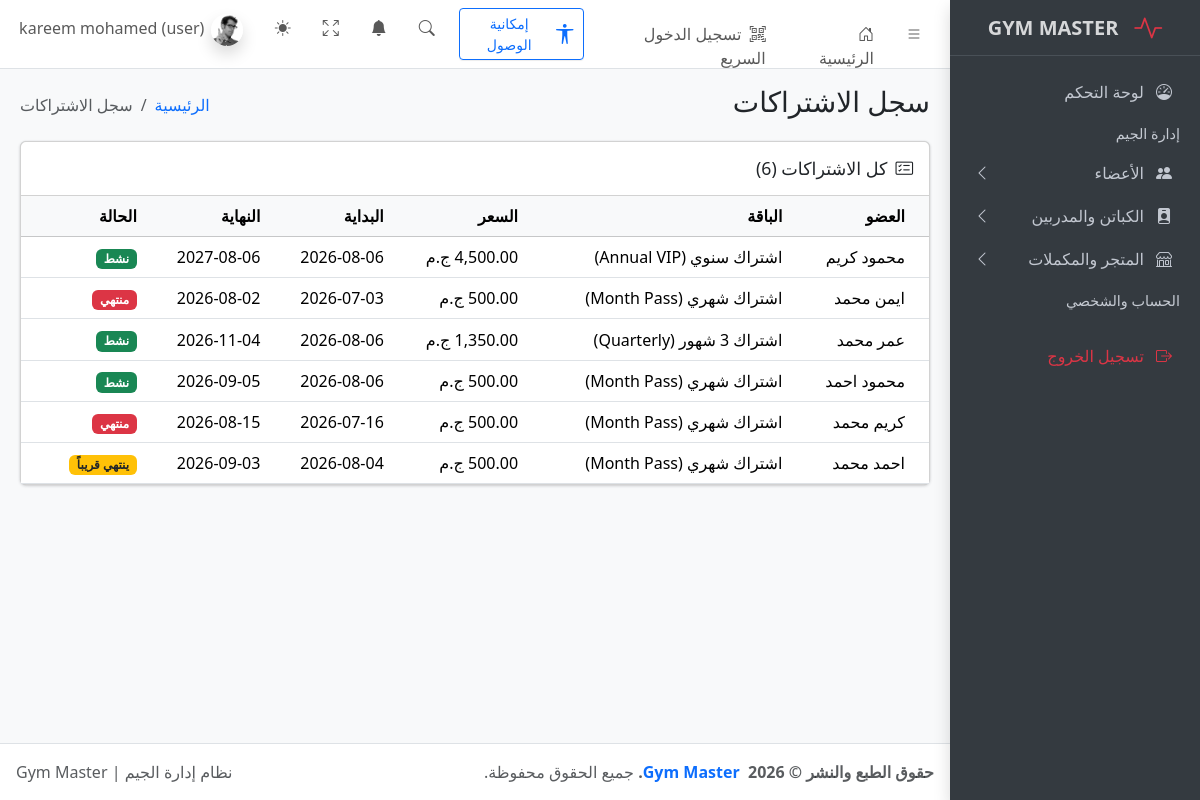
The page /subscriptions.php (signed in) on the database its author committed.
### tables this page shows
CREATE TABLE `subscriptions` (
  `id` int(11) NOT NULL,
  `member_id` int(11) NOT NULL,
  `package_id` int(11) NOT NULL,
  `start_date` date NOT NULL,
  `end_date` date NOT NULL,
  `created_at` timestamp NOT NULL DEFAULT current_timestamp(),
  `status` varchar(20) DEFAULT 'active'
);

CREATE TABLE `members` (
  `id` int(11) NOT NULL,
  `full_name` varchar(100) NOT NULL,
  `phone` varchar(20) NOT NULL,
  `email` varchar(150) DEFAULT NULL,
  `address` varchar(255) DEFAULT NULL,
  `gender` enum('male','female') NOT NULL DEFAULT 'male',
  `birth_date` date DEFAULT NULL,
  `join_date` date NOT NULL,
  `notes` text DEFAULT NULL,
  `created_at` timestamp NOT NULL DEFAULT current_timestamp(),
  `membership_type` varchar(50) DEFAULT NULL,
  `subscription_start` date DEFAULT NULL,
  `subscription_end` date DEFAULT NULL,
  `status` varchar(20) DEFAULT 'active'
);

CREATE TABLE `packages` (
  `id` int(11) NOT NULL,
  `name` varchar(100) NOT NULL,
  `duration_days` int(11) NOT NULL,
  `price` decimal(10,2) NOT NULL,
  `created_at` timestamp NOT NULL DEFAULT current_timestamp()
);

### config/db.php (called while the page is built, shortened)
<?php
if (!function_exists('isLoggedIn')) {
    function isLoggedIn() {
        return isset($_SESSION['user_id']);
    }
}
if (!function_exists('hasRole')) {
    function hasRole($allowedRoles) {
        $userRole = $_SESSION['role'] ?? 'user';
        return in_array($userRole, $allowedRoles, true);
    }
}
?>

### subscriptions.php (the view, shortened to what this page needs)
<?php
require_once 'config/db.php';
$subscriptions = $pdo->query(
    'SELECT s.*, m.full_name, p.name AS package_name, p.price AS package_price
     FROM subscriptions s
     JOIN members m ON m.id = s.member_id
     JOIN packages p ON p.id = s.package_id
     ORDER BY s.id DESC'
)->fetchAll();
require_once 'includes/header.php';
require_once 'includes/sidebar.php';
?>
<main class="app-main">
  <div class="app-content-header">
    <div class="container-fluid">
      <div class="row">
        <div class="col-sm-6">
          <h3 class="mb-0">سجل الاشتراكات</h3>
        </div>
        <div class="col-sm-6">
          <ol class="breadcrumb float-sm-end">
            <li class="breadcrumb-item"><a href="index.php">الرئيسية</a></li>
            <li class="breadcrumb-item active">سجل الاشتراكات</li>
          </ol>
        </div>
      </div>
    </div>
  </div>
  <div class="app-content">
    <div class="container-fluid">
      <div class="row">
        <div class="<?= hasRole(['admin', 'staff']) ? 'col-lg-8' : 'col-lg-12' ?>">
          <div class="card">
            <div class="card-header">
              <h3 class="card-title"><i class="bi bi-card-checklist me-2"></i>كل الاشتراكات (<?= count($subscriptions) ?>)</h3>
            </div>
            <div class="card-body p-0">
              <div class="table-responsive">
                <table class="table table-hover mb-0 align-middle">
                  <thead class="table-light">
                    <tr>
                      <th>العضو</th>
                      <th>الباقة</th>
                      <th>السعر</th>
                      <th>البداية</th>
                      <th>النهاية</th>
                      <th>الحالة</th>
                    </tr>
                  </thead>
                  <tbody>
                    <?php if (empty($subscriptions)): ?>
                      <tr><td colspan="<?= hasRole(['admin', 'staff']) ? 7 : 6 ?>" class="text-center text-secondary py-4">مفيش اشتراكات مسجلة لسه</td></tr>
                    <?php else: ?>
                      <?php foreach ($subscriptions as $sub):
                        $today = new DateTime();
                        $end   = new DateTime($sub['end_date']);
                        $daysLeft = (int) $today->diff($end)->format('%r%a');
                        if ($daysLeft < 0) {
                            $statusLabel = 'منتهي';
                            $statusClass = 'bg-danger';
                        } elseif ($daysLeft <= 7) {
                            $statusLabel = 'ينتهي قريباً';
                            $statusClass = 'bg-warning text-dark';
                        } else {
                            $statusLabel = 'نشط';
                            $statusClass = 'bg-success';
                        }
                        $displayPrice = $sub['price'] ?? $sub['package_price'] ?? 0;
                      ?>
                        <tr>
                          <td><?= htmlspecialchars($sub['full_name']) ?></td>
                          <td><?= htmlspecialchars($sub['package_name']) ?></td>
                          <td><?= number_format($displayPrice, 2) ?> ج.م</td>
                          <td><?= htmlspecialchars($sub['start_date']) ?></td>
                          <td><?= htmlspecialchars($sub['end_date']) ?></td>
                          <td><span class="badge <?= $statusClass ?>"><?= $statusLabel ?></span></td>
                        </tr>
                      <?php endforeach; ?>
                    <?php endif; ?>
                  </tbody>
                </table>
              </div>
            </div>
          </div>
        </div>
      </div>
    </div>
  </div>
</main>
<?php require_once 'includes/footer.php'; ?>

### rows shown on the page
subscriptions: member.full_name "محمود كريم", package.name "اشتراك سنوي (Annual VIP)", package.price "4,500.00", start_date "2026-08-06", end_date "2027-08-06", end_date "نشط"
subscriptions: member.full_name "ايمن محمد", package.name "اشتراك شهري (Month Pass)", package.price "500.00", start_date "2026-07-03", end_date "2026-08-02", end_date "منتهي"
subscriptions: member.full_name "عمر محمد", package.name "اشتراك 3 شهور (Quarterly)", package.price "1,350.00", start_date "2026-08-06", end_date "2026-11-04", end_date "نشط"
subscriptions: member.full_name "محمود احمد", package.name "اشتراك شهري (Month Pass)", package.price "500.00", start_date "2026-08-06", end_date "2026-09-05", end_date "نشط"
subscriptions: member.full_name "كريم محمد", package.name "اشتراك شهري (Month Pass)", package.price "500.00", start_date "2026-07-16", end_date "2026-08-15", end_date "منتهي"
subscriptions: member.full_name "احمد محمد", package.name "اشتراك شهري (Month Pass)", package.price "500.00", start_date "2026-08-04", end_date "2026-09-03", end_date "ينتهي قريباً"

### other values the page prints
$displayName "kareem mohamed"
$displayRole "user"
count($subscriptions) "6"
